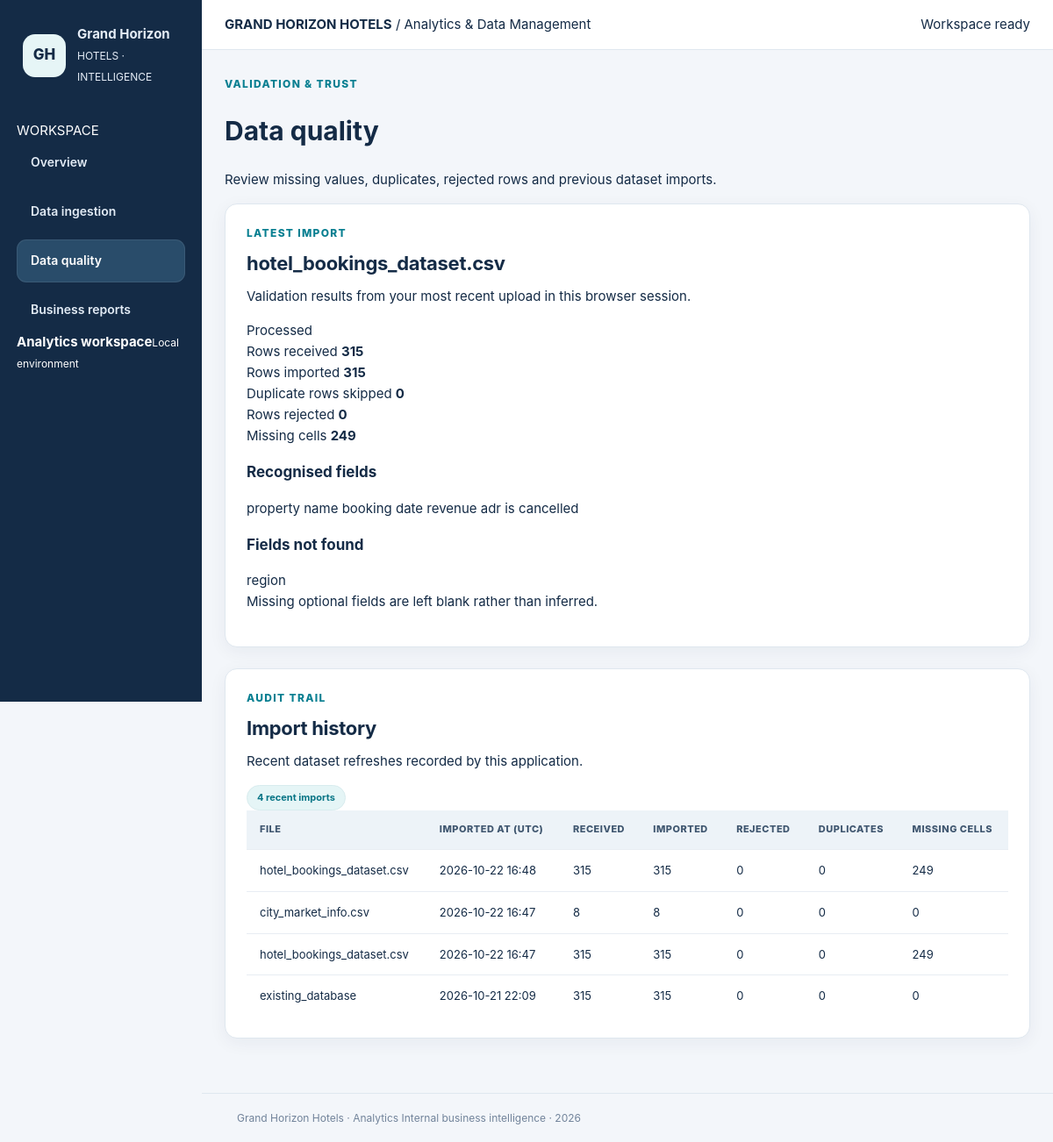
The page /quality on the database its author committed.
### tables this page shows
CREATE TABLE ingestion_history (
                id INTEGER PRIMARY KEY AUTOINCREMENT,
                source_file TEXT NOT NULL,
                rows_received INTEGER NOT NULL,
                rows_imported INTEGER NOT NULL,
                rows_rejected INTEGER NOT NULL,
                imported_at TEXT NOT NULL,
                status TEXT NOT NULL,
                details TEXT
            , duplicate_rows INTEGER DEFAULT 0, missing_cells INTEGER DEFAULT 0);

### flask_app/app.py (the view)
@app.route("/quality")
def quality():
    latest = session.get("last_quality")
    history = get_import_history(20)
    if not latest:
        for item in history:
            if item.get("status") == "success":
                try:
                    details = json.loads(item.get("details") or "{}")
                    if details:
                        latest = details
                        break
                except (json.JSONDecodeError, TypeError):
                    pass
    return render_template(
        "quality.html",
        latest=latest,
        quality=latest,
        report=latest,
        quality_report=latest,
        history=history,
        imports=history,
    )

### flask_app/app.py (called while the page is built)
def get_db():
    conn = sqlite3.connect(str(DB_PATH), timeout=30)
    conn.row_factory = sqlite3.Row
    conn.execute("PRAGMA foreign_keys = ON")
    return conn

def get_import_history(limit=10):
    conn = get_db()
    try:
        rows = conn.execute("""
            SELECT * FROM ingestion_history
            ORDER BY id DESC LIMIT ?
        """, (limit,)).fetchall()
        result = []
        for row in rows:
            item = dict(row)
            item.setdefault("duplicate_rows", 0)
            item.setdefault("missing_cells", 0)
            result.append(item)
        return result
    finally:
        conn.close()

@app.context_processor
def inject_template_globals():
    return {"current_year": datetime.now().year}

### flask_app/templates/quality.html (shortened to what this page needs)
{% extends "base.html" %}
{% block content %}
<div class="intro">
  <div>
    <div class="eyebrow">VALIDATION &amp; TRUST</div>
    <h1>Data quality</h1>
    <p>Review missing values, duplicates, rejected rows and previous
       dataset imports.</p>
  </div>
</div>
{% if latest %}
<section class="panel quality-panel">
  <div class="panel-head">
    <div>
      <div class="eyebrow">LATEST IMPORT</div>
      <h2>{{ latest.filename }}</h2>
      <p>Validation results from your most recent upload in this browser
         session.</p>
    </div>
    <span class="status">Processed</span>
  </div>
  <div class="quality-stats">
    {% for label, value in [
      ('Rows received', latest.rows_received),
      ('Rows imported', latest.rows_imported),
      ('Duplicate rows skipped', latest.duplicate_rows),
      ('Rows rejected', latest.rows_rejected),
      ('Missing cells', latest.missing_cells)
    ] %}
      <div>
        <span>{{ label }}</span>
        <b>{{ "{:,}".format(value) }}</b>
      </div>
    {% endfor %}
  </div>
  <div class="quality-columns">
    <div>
      <h3>Recognised fields</h3>
      <div class="tags">
        {% for col in latest.columns_recognised %}
          <span class="tag good">{{ col.replace('_', ' ') }}</span>
        {% endfor %}
      </div>
    </div>
    <div>
      <h3>Fields not found</h3>
      <div class="tags">
        {% for col in latest.columns_missing %}
          <span class="tag">{{ col.replace('_', ' ') }}</span>
        {% endfor %}
      </div>
      <p class="hint">Missing optional fields are left blank rather
         than inferred.</p>
    </div>
  </div>
</section>
{% endif %}
<section class="panel history-panel">
  <div class="panel-head">
    <div>
      <div class="eyebrow">AUDIT TRAIL</div>
      <h2>Import history</h2>
      <p>Recent dataset refreshes recorded by this application.</p>
    </div>
    <span class="pill">{{ history|length }} recent imports</span>
  </div>
  {% if history %}
  <div class="table-wrap">
    <table>
      <thead>
        <tr>
          <th>File</th>
          <th>Imported at (UTC)</th>
          <th>Received</th>
          <th>Imported</th>
          <th>Rejected</th>
          <th>Duplicates</th>
          <th>Missing cells</th>
        </tr>
      </thead>
      <tbody>
        {% for row in history %}
        <tr>
          <td class="file">{{ row.source_file }}</td>
          <td>{{ row.imported_at[:16].replace('T', ' ') }}</td>
          <td>{{ "{:,}".format(row.rows_received) }}</td>
          <td>{{ "{:,}".format(row.rows_imported) }}</td>
          <td>{{ "{:,}".format(row.rows_rejected) }}</td>
          <td>{{ "{:,}".format(row.duplicate_rows) }}</td>
          <td>{{ "{:,}".format(row.missing_cells) }}</td>
        </tr>
        {% endfor %}
      </tbody>
    </table>
  </div>
  {% else %}
    <p class="empty-text">No imports recorded yet.</p>
  {% endif %}
</section>
{% endblock %}

### flask_app/templates/base.html (shortened to what this page needs)
<!doctype html>
<html lang="en">
<head>
  <link rel="stylesheet"
        href="{{ url_for('static', filename='css/style.css') }}">
</head>
<body>
<div class="shell">
  <aside class="sidebar">
    <a class="brand" href="{{ url_for('dashboard') }}">
      <span class="brand-mark">GH</span>
      <span>
        <b>Grand Horizon</b>
        <small>HOTELS · INTELLIGENCE</small>
      </span>
    </a>
    <div class="nav-caption">WORKSPACE</div>
    <nav>
    <a class="{% if request.endpoint == 'dashboard' %}active{% endif %}"
       href="{{ url_for('dashboard') }}">
        Overview
    </a>
    <a class="{% if request.endpoint == 'ingestion' %}active{% endif %}"
       href="{{ url_for('ingestion') }}">
        Data ingestion
    </a>
    <a class="{% if request.endpoint == 'quality' %}active{% endif %}"
       href="{{ url_for('quality') }}">
        Data quality
    </a>
    <a class="{% if request.endpoint == 'reports' %}active{% endif %}"
       href="{{ url_for('reports') }}">
        Business reports
    </a>
</nav>
    <div class="sidebar-status">
      <span><b>Analytics workspace</b><small>Local environment</small></span>
    </div>
  </aside>
  <main class="main">
    <header class="topbar">
      <div>
        <b>GRAND HORIZON HOTELS</b>
        <span class="slash">/</span>
        <span>Analytics &amp; Data Management</span>
      </div>
      <span class="workspace"> Workspace ready</span>
    </header>
    <div class="content">
      {% block content %}{% endblock %}
    </div>
    <footer>
      <span>Grand Horizon Hotels · Analytics</span>
      <span>Internal business intelligence · {{ current_year }}</span>
    </footer>
  </main>
</div>
</body>
</html>

### rows shown on the page
ingestion_history: source_file "hotel_bookings_dataset.csv", imported_at "2026-10-22 16:48", rows_received "315", rows_imported "315", rows_rejected "0", duplicate_rows "0", missing_cells "249"
ingestion_history: source_file "city_market_info.csv", imported_at "2026-10-22 16:47", rows_received "8", rows_imported "8", rows_rejected "0", duplicate_rows "0", missing_cells "0"
ingestion_history: source_file "hotel_bookings_dataset.csv", imported_at "2026-10-22 16:47", rows_received "315", rows_imported "315", rows_rejected "0", duplicate_rows "0", missing_cells "249"
ingestion_history: source_file "existing_database", imported_at "2026-10-21 22:09", rows_received "315", rows_imported "315", rows_rejected "0", duplicate_rows "0", missing_cells "0"

### other values the page prints
{{ latest.filename }} "hotel_bookings_dataset.csv"
{{ label }} "Rows received" "Rows imported" "Duplicate rows skipped" "Rows rejected" "Missing cells"
{{ "{:,}".format(value) }} "315" "315" "0" "0" "249"
{{ col.replace('_', ' ') }} "property name" "booking date" "revenue" "adr" "is cancelled"
{{ col.replace('_', ' ') }} "region"
{{ history|length }} "4"
